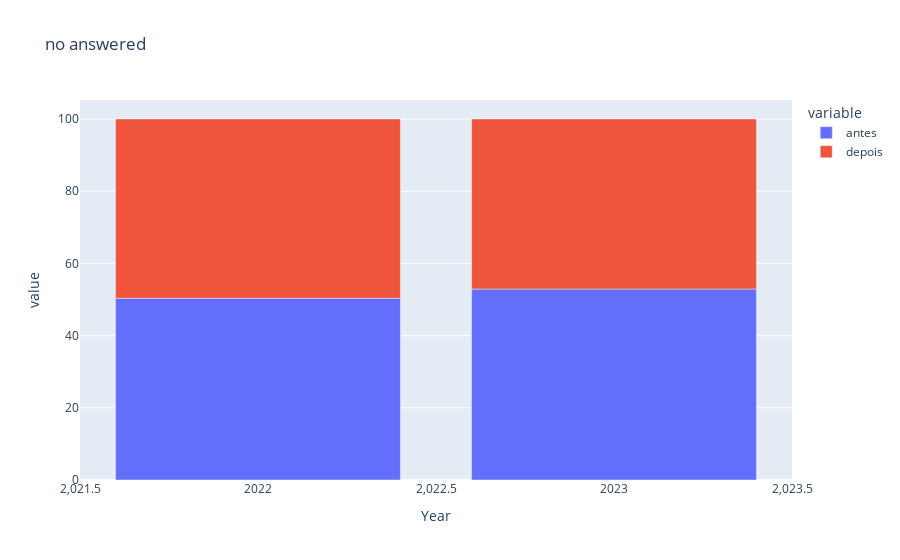

The notebook cell saved with this chart:
### Code cell
total_no_answered_22 = len(antes22[antes22['bool_answered'] == '0'])+ len(depois22[depois22['bool_answered'] == '0'])
total_no_answered_23 = len(antes23[antes23['bool_answered'] == '0']) + len(depois23[depois23['bool_answered'] == '0'])

no_answered_df = [
    [2022, total_no_answered_22, (len(antes22[antes22['bool_answered'] == '0'])/total_no_answered_22)*100, (len(depois22[depois22['bool_answered'] == '0'])/total_no_answered_22)*100],
    [2023, total_no_answered_23, (len(antes23[antes23['bool_answered'] == '0'])/total_no_answered_23)*100, (len(depois23[depois23['bool_answered'] == '0'])/total_no_answered_23)*100]
]

df_no_answered = pd.DataFrame(comments_df, columns=['Year', 'Total', 'antes', 'depois'])

fig = px.bar(df_no_answered, x="Year", y=["antes", "depois"], title="no answered")
fig.show()

### Figure 1 — Plotly figure (JSON) as saved in the notebook; plotly's stock layout.template omitted (floating-point values rounded to 4 significant figures)
{"data": [{"alignmentgroup": "True", "hovertemplate": "variable=antes<br>Year=%{x}<br>value=%{y}<extra></extra>", "legendgroup": "antes", "marker": {"color": "#636efa", "pattern": {"shape": ""}}, "name": "antes", "offsetgroup": "antes", "orientation": "v", "showlegend": true, "textposition": "auto", "type": "bar", "x": [2022, 2023], "xaxis": "x", "y": [50.33, 52.91], "yaxis": "y"}, {"alignmentgroup": "True", "hovertemplate": "variable=depois<br>Year=%{x}<br>value=%{y}<extra></extra>", "legendgroup": "depois", "marker": {"color": "#EF553B", "pattern": {"shape": ""}}, "name": "depois", "offsetgroup": "depois", "orientation": "v", "showlegend": true, "textposition": "auto", "type": "bar", "x": [2022, 2023], "xaxis": "x", "y": [49.67, 47.09], "yaxis": "y"}], "layout": {"barmode": "relative", "legend": {"title": {"text": "variable"}, "tracegroupgap": 0}, "title": {"text": "no answered"}, "xaxis": {"anchor": "y", "domain": [0, 1], "title": {"text": "Year"}}, "yaxis": {"anchor": "x", "domain": [0, 1], "title": {"text": "value"}}}}
